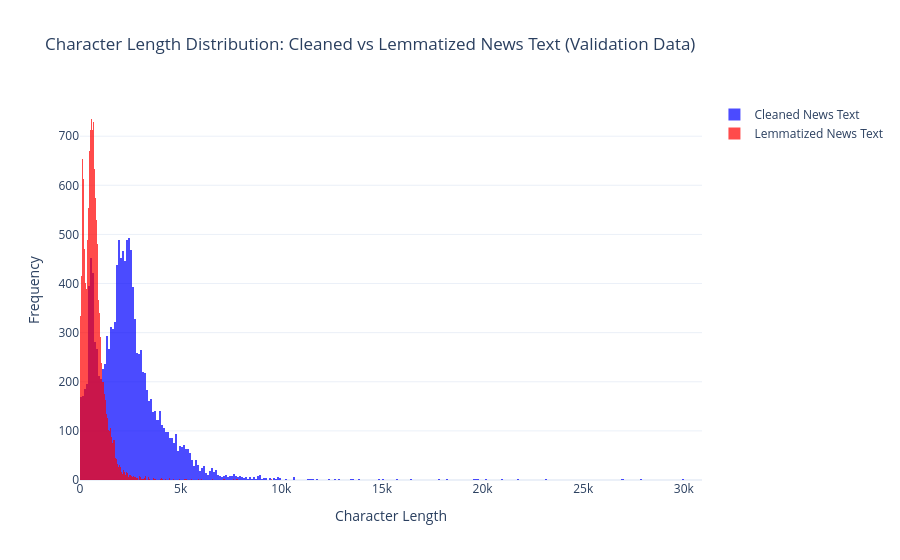

The cell this chart's notebook holds for it:
### Markdown cell above
##### 5.1.2  Create Histogram to visualise character lengths

Plot both distributions on the same graph for comparison and to observe overlaps and peak differences to understand text preprocessing's impact on text length.

### Code cell
# Create a histogram plot to visualise character lengths
fig = go.Figure()

# Add histogram for cleaned news text
fig.add_trace(go.Histogram(x=df_val['cleaned_text_len'], 
                            name='Cleaned News Text',
                            opacity=0.7,
                            marker_color='blue'))

# Add histogram for lemmatized news text with POS tags removed
fig.add_trace(go.Histogram(x=df_val['lemmatized_text_len'], 
                            name='Lemmatized News Text',
                            opacity=0.7,
                            marker_color='red'))

fig.update_layout(
    title='Character Length Distribution: Cleaned vs Lemmatized News Text (Validation Data)',
    xaxis_title='Character Length',
    yaxis_title='Frequency',
    barmode='overlay',
    template='plotly_white'
)
fig.show()

### Figure 1 — Plotly figure (JSON) as saved in the notebook; plotly's stock layout.template omitted (floating-point values rounded to 4 significant figures; data arrays with more than 128 entries replaced by an {"elided": "..."} marker saying what was removed)
{"data": [{"marker": {"color": "blue"}, "name": "Cleaned News Text", "opacity": 0.7, "type": "histogram", "x": {"elided": "13470 int values"}}, {"marker": {"color": "red"}, "name": "Lemmatized News Text", "opacity": 0.7, "type": "histogram", "x": {"elided": "13470 int values"}}], "layout": {"barmode": "overlay", "title": {"text": "Character Length Distribution: Cleaned vs Lemmatized News Text (Validation Data)"}, "xaxis": {"title": {"text": "Character Length"}}, "yaxis": {"title": {"text": "Frequency"}}}}
